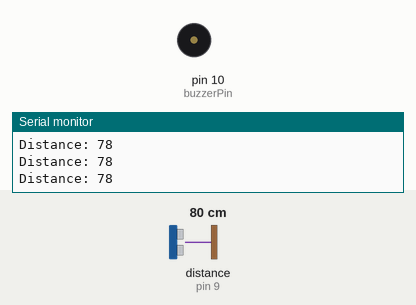
A sketch run on a simulated Arduino Uno, built with avr-gcc and run on an emulated ATmega328P. Shown: buzzer (waves = sounding, pin HIGH), the last lines printed to the serial monitor. Wiring (inferred from the names in the program): ultrasonic range finder: trigger pin 8; echo pin 9. The inputs (shaded band) are chosen by the test bench; at power-on: distance to the obstacle (sensor on pin 9) 80 cm. The echo pulse lasts 58.3 µs per cm; pins used as bus, display or sensor lines are not drawn.

Above: at 1.2 s.
1.3 s: distance to the obstacle (sensor on pin 9) set to 43 cm
2.8 s: distance to the obstacle (sensor on pin 9) set to 36 cm
At 3.6 s:
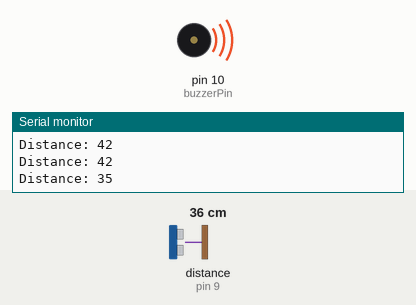
5.8 s: distance to the obstacle (sensor on pin 9) set to 250 cm
At 6.1 s:
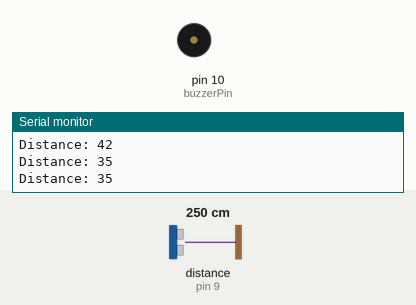
7.3 s: distance to the obstacle (sensor on pin 9) set to 35 cm
At 8.1 s:
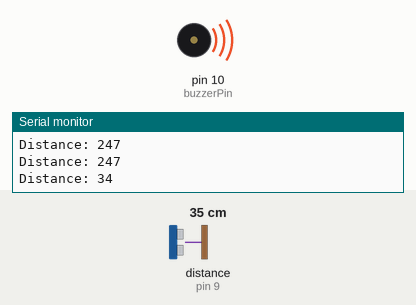
Timing chart, 0 to 11.3 s (numbered marks = the images above; inputs shaded):
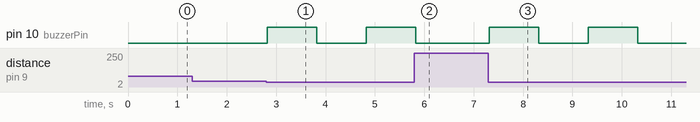

The sketch:

sketch_dec23c.ino
```cpp
//Program To interface ultrasonic sensor and Buzzer

const int trigPin = 8;
const int echoPin = 9;
const int buzzerPin = 10;

// defines variables
long duration;
int distance;
void setup() {
pinMode(trigPin, OUTPUT); // Sets the trigPin as an Output
pinMode(echoPin, INPUT); // Sets the echoPin as an Input
pinMode(buzzerPin, OUTPUT); // Sets the buzzer pin as OUTPUT
Serial.begin(9600); // Starts the serial communication
}
void loop() {
// Clears the trigPin
digitalWrite(trigPin, LOW);
delayMicroseconds(2);
// Sets the trigPin on HIGH state for 10 micro seconds
digitalWrite(trigPin, HIGH);
delayMicroseconds(10);
digitalWrite(trigPin, LOW);
// Reads the echoPin, returns the sound wave travel time in microseconds
duration = pulseIn(echoPin, HIGH);
// Calculating the distance
distance= duration*0.034/2;
// Prints the distance on the Serial Monitor
Serial.print("Distance: ");
Serial.println(distance);
if(distance < 40 && distance >=30)
{
  digitalWrite(buzzerPin, HIGH);
  delay(1000);
  digitalWrite(buzzerPin, LOW);
  delay(1000);
}
else if(distance < 30 && distance >=20)
{
  digitalWrite(buzzerPin, HIGH);
  delay(250);
  digitalWrite(buzzerPin, LOW);
  delay(250);
  }

else if(distance < 20 && distance >=10)
{
  digitalWrite(buzzerPin, HIGH);
  delay(150);
  digitalWrite(buzzerPin, LOW);
  delay(150);
  }

else if(distance < 10 )
{
  digitalWrite(buzzerPin, HIGH);

  }

  else {
     digitalWrite(buzzerPin, LOW);
    }


}
```

Measured:
- the behaviour switches between 41 and 40 cm on distance to the obstacle (sensor on pin 9) (found by bisection; images 0 and 1)
- after the input at 2.8 s, pin 10 (buzzerPin): LOW → HIGH at once, → LOW 1.0 s later, → HIGH 1.0 s later
- after the input at 5.8 s, pin 10 (buzzerPin): goes on until 5.8 s, then stays LOW
- after the input at 7.3 s, pin 10 (buzzerPin): alternates HIGH for 1.0 s and LOW for 1.0 s, starting at once
